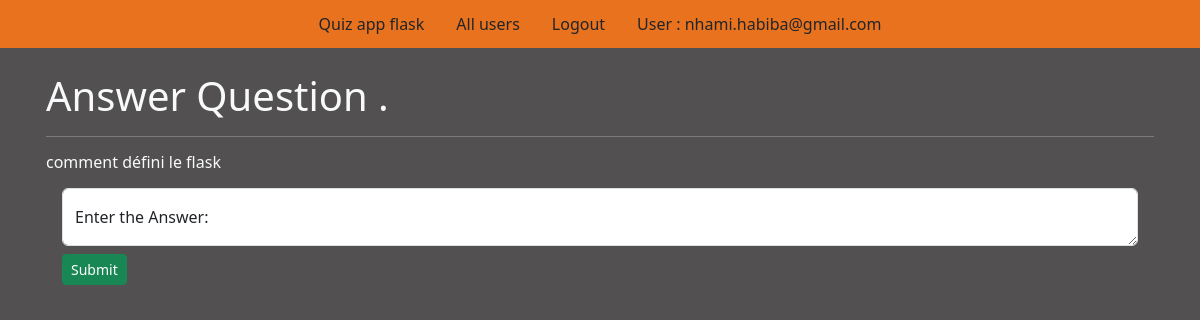
Screenshot of /ansewerquestion/6 (signed in) with the database file from the repository.
### tables this page shows
CREATE TABLE users (id integer primary key autoincrement,name text not null,password text not null,teacher BOOLEAN DEFAULT NULL , admin boolean default null );

CREATE TABLE questions ( id integer primary key autoincrement, question_text text not null,answer_text text, asked_by_id integer not null, teacher_id integer not null );

### app.py (the view)
@app.route('/ansewerquestion/<question_id>', methods=["POST", "GET"])
def ansewerquestion(question_id):
    user = get_current_user()
    db = getdatabase()
    if request.method == "POST":
        db.execute("UPDATE questions SET answer_text = ? WHERE id = ?", [request.form['answer_text'], question_id])
        db.commit()
        return redirect("unansweredquestions")
    question_cursor = db.execute("SELECT id, question_text FROM questions WHERE id = ?", [question_id])
    question = question_cursor.fetchone()
    return render_template("ansewerquestion.html", user=user, question=question)

### app.py (called while the page is built)
@app.teardown_appcontext #C'est un décorateur qui enregistre la fonction suivante pour être exécutée lorsque le contexte de l'application Flask est déchargé.
def close_database(error):
    if hasattr(g,'quizapp_db'):
        g.quizapp_db.close()

def get_current_user():#qui est utilisée pour récupérer les informations de l'utilisateur actuellement connecté à partir de la session
    user_result = None
    if 'user' in session:
        user = session['user']
        db = getdatabase()
        user_cursor = db.execute("select * from users where name = ?", [user])
        user_result = user_cursor.fetchone()
    return user_result

### database.py (called while the page is built)
def connect_to_database(): # C'est une fonction définie pour se connecter à la base de données SQLite.
    sql = sqlite3.connect("C:/Users/Latitude 5300/Documents/Sekera/Quiz/quizapp.db")
    sql.row_factory = sqlite3.Row
    return sql

def getdatabase():
    if not hasattr(g, "quizapp_db"): #Cette ligne vérifie si l'objet g de Flask possède déjà une connexion à la base de données.
        g.quizapp_db = connect_to_database()
    return g.quizapp_db

### templates/ansewerquestion.html (shortened to what this page needs)
{% from "showlinks.html" import show_links %}
<!doctype html>
<html lang="en">
  <head>
    <link href="https://cdn.jsdelivr.net/npm/bootstrap@5.3.3/dist/css/bootstrap.min.css" rel="stylesheet">
    <link rel="stylesheet" type="text/css" href="{{url_for('static',filename = 'style.css')}}"/>
  </head>
  <body>
    <div class="parent">
        <div class="header mb-2">
          {{ show_links(user) }}
        </div >
        <div class="questions_answered container  text-light p-3">
            <h1> Answer Question .</h1>
            <hr class="text-light"/>
            <div>
                <h6>{{ question['question_text'] }}</h6>
                <form action="{{ url_for('ansewerquestion', question_id=question['id']) }}" class="m-3" method="POST">
                    <div class="form-floating mb-2">
                        <textarea class="form-control text-dark" placeholder="Enter your answer here:" id="floatingTextarea"  name="answer_text"></textarea>
                        <label for="floatingTextarea" class="text-dark">Enter the Answer:</label>
                    </div>
                    <button type="submit" class="btn btn-sm btn-success">Submit</button>
                  </form>
            </div>
        </div>
    </div>
  </body>
</html>

### templates/showlinks.html (shortened to what this page needs)
{% macro show_links(user) %}
<ul class="nav justify-content-center  p-1 ">
    <li class="nav-item">
        <a class="nav-link active text-dark" aria-current="page"  href= "{{url_for('index')}}">Quiz app flask</a>
    </li>
    {% if user and user['admin'] == 1 %}
    <li class="nav-item">
        <a class="nav-link text-dark" href= "{{url_for('allusers')}}">All users</a>
    </li>
    {% endif %}
    {% if user %}
    <li class="nav-item">
        <a class="nav-link text-dark" href= "{{url_for('logout')}}">Logout</a>
    </li>
    <li class="nav-item">
        <a class="nav-link text-dark" href="#">User : {{ user['name'] }}</a>
    </li>
    {% endif %}
</ul>
{% endmacro %}

### static/style.css (style rules this page uses)
body { background-color: rgb(82, 80, 80); }
.header { background-color: rgb(232, 114, 29); }

### rows the page displays
users: name "nhami.habiba@gmail.com"
questions: question_text "comment défini le flask"
